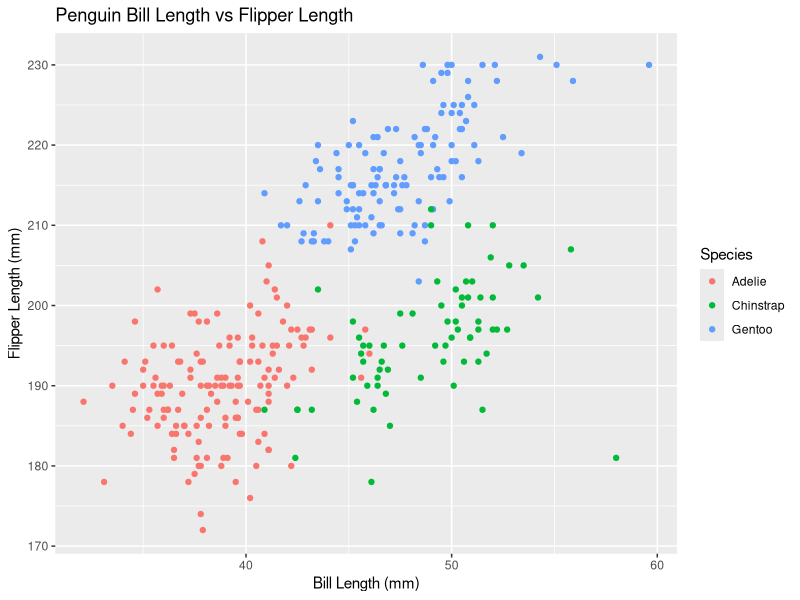
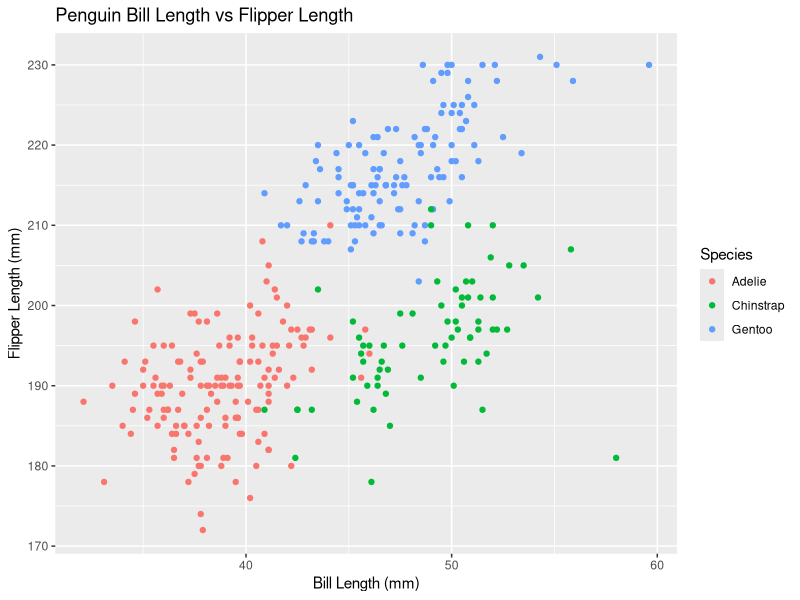

Source code (R) for these figures, in order:
## ---- chunk 1
library(tidyverse)
## ---- chunk 2
set.seed(1)

prob1_df <- tibble(
  ran_sample = rnorm(10),
  greater_than_0 = ran_sample > 0,
  vec_char = c("well", "plug", "me", "in", "just", "like", "I", "was", "Eddie", "Harris"),
  vec_factor = factor(c("Ad-Rock", "MCA", "Mike D", "MCA", "MCA", "Ad-Rock", "MCA", "Mike D", "Mike D", "MCA"))
)
## ---- chunk 3
ran_sample_mean <- mean(pull(prob1_df, "ran_sample"))
greater_than_0_mean <- mean(pull(prob1_df, "greater_than_0"))
vec_char_mean <- mean(pull(prob1_df, "vec_char"))
vec_factor_mean <- mean(pull(prob1_df, "vec_factor"))
## ---- chunk 4
data("penguins", package = "palmerpenguins")
penguins
## ---- chunk 5
penguin_plot <- ggplot(
  penguins, aes(x = bill_length_mm, y = flipper_length_mm, color = species)) +
  geom_point() +
  xlab("Bill Length (mm)") +
  ylab("Flipper Length (mm)") +
  ggtitle("Penguin Bill Length vs Flipper Length") +
  labs(color = "Species")
penguin_plot
## ---- chunk 6
ggsave(
  "penguin_plot",
  plot = penguin_plot,
  device = "pdf",
  scale = 1
)
